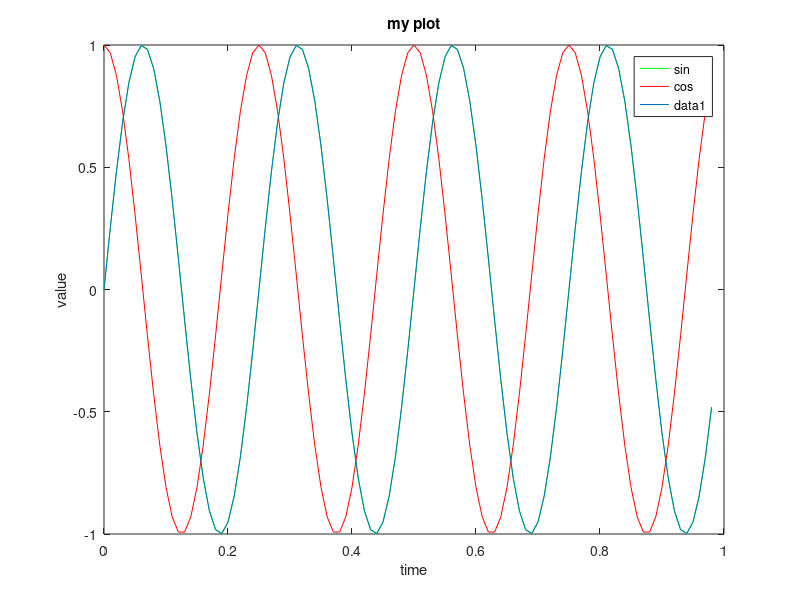
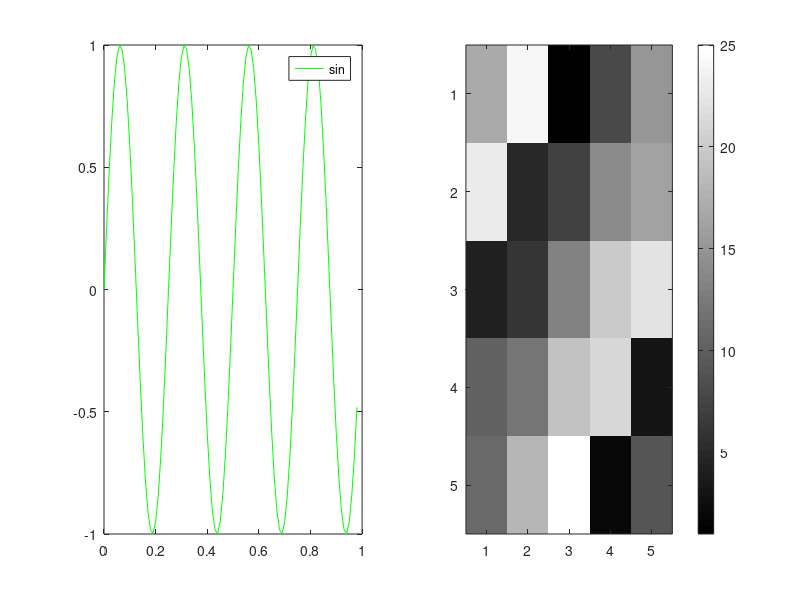

Write the MATLAB code that produced these figures, in order.
t = [0: 0.01 :0.98]
ysin = sin(2*pi*4*t)

plot(t,ysin,'g')

ycos = cos(2*pi*4*t)
hold on;
plot(t,ycos, 'r')
xlabel('time');
ylabel('value')
legend('sin','cos')
title('my plot')
% plot in two different
close % close earier figure
figure(1); plot(t,ysin)
figure(2); plot(t,ycos)

%sub plot: devide the plot in grid
subplot(1,2,1)
plot(t,ysin,'g')
legend('sin')
subplot(1,2,2)
plot(t,ycos, 'r')
legend('cos')

axis([0.5 1 -1 1]) % set x and y range

close
A = magic(5)
image(A)
imagesc(A), colorbar, colormap gray
